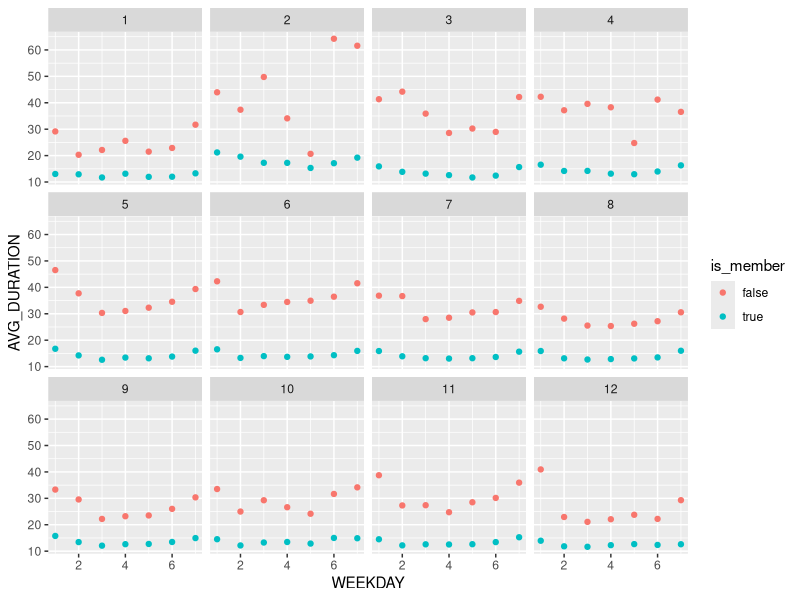

Reproduce this figure in R.
## ---- chunk 1
knitr::opts_chunk$set(echo = TRUE)
install.packages("ggplot2", repos = "http://cran.us.r-project.org")
library(ggplot2)
## ---- chunk 2
d <- read.csv("avg-duration-by-weekday.csv")
head(d)
## ---- chunk 3
ggplot(data = d, aes(x = WEEKDAY, y = AVG_DURATION, color = is_member)) +
  geom_point() +
  facet_wrap(~MONTH)
